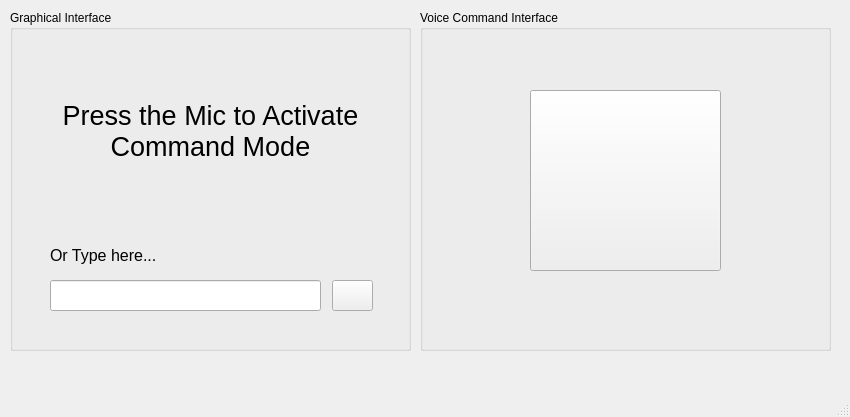
<?xml version="1.0" encoding="UTF-8"?>
<ui version="4.0">
 <class>MainWindow</class>
 <widget class="QMainWindow" name="MainWindow">
  <property name="geometry">
   <rect>
    <x>0</x>
    <y>0</y>
    <width>850</width>
    <height>417</height>
   </rect>
  </property>
  <property name="windowTitle">
   <string>Orchid</string>
  </property>
  <widget class="QWidget" name="centralwidget">
   <widget class="QGroupBox" name="groupBox">
    <property name="geometry">
     <rect>
      <x>10</x>
      <y>10</y>
      <width>401</width>
      <height>341</height>
     </rect>
    </property>
    <property name="title">
     <string>Graphical Interface</string>
    </property>
    <widget class="QLabel" name="label">
     <property name="geometry">
      <rect>
       <x>40</x>
       <y>50</y>
       <width>321</width>
       <height>141</height>
      </rect>
     </property>
     <property name="font">
      <font>
       <pointsize>20</pointsize>
      </font>
     </property>
     <property name="text">
      <string>Press the Mic to Activate Command Mode</string>
     </property>
     <property name="scaledContents">
      <bool>true</bool>
     </property>
     <property name="alignment">
      <set>Qt::AlignCenter</set>
     </property>
     <property name="wordWrap">
      <bool>true</bool>
     </property>
    </widget>
    <widget class="QLineEdit" name="lineEdit">
     <property name="geometry">
      <rect>
       <x>40</x>
       <y>270</y>
       <width>271</width>
       <height>31</height>
      </rect>
     </property>
    </widget>
    <widget class="QLabel" name="label_2">
     <property name="geometry">
      <rect>
       <x>40</x>
       <y>230</y>
       <width>151</width>
       <height>31</height>
      </rect>
     </property>
     <property name="font">
      <font>
       <pointsize>12</pointsize>
      </font>
     </property>
     <property name="text">
      <string>Or Type here...</string>
     </property>
     <property name="scaledContents">
      <bool>true</bool>
     </property>
     <property name="alignment">
      <set>Qt::AlignLeading|Qt::AlignLeft|Qt::AlignVCenter</set>
     </property>
     <property name="wordWrap">
      <bool>true</bool>
     </property>
    </widget>
    <widget class="QPushButton" name="pushButton_2">
     <property name="geometry">
      <rect>
       <x>322</x>
       <y>270</y>
       <width>41</width>
       <height>31</height>
      </rect>
     </property>
     <property name="text">
      <string/>
     </property>
     <property name="icon">
      <iconset resource="photos.qrc">
       <normaloff>:/icons/orchid.png</normaloff>:/icons/orchid.png</iconset>
     </property>
    </widget>
   </widget>
   <widget class="QGroupBox" name="groupBox_2">
    <property name="geometry">
     <rect>
      <x>420</x>
      <y>10</y>
      <width>411</width>
      <height>341</height>
     </rect>
    </property>
    <property name="title">
     <string>Voice Command Interface</string>
    </property>
    <widget class="QPushButton" name="pushButton">
     <property name="geometry">
      <rect>
       <x>110</x>
       <y>80</y>
       <width>191</width>
       <height>181</height>
      </rect>
     </property>
     <property name="text">
      <string/>
     </property>
     <property name="icon">
      <iconset resource="photos.qrc">
       <normaloff>:/icons/mic.gif</normaloff>:/icons/mic.gif</iconset>
     </property>
     <property name="iconSize">
      <size>
       <width>140</width>
       <height>140</height>
      </size>
     </property>
     <property name="autoDefault">
      <bool>false</bool>
     </property>
    </widget>
   </widget>
  </widget>
  <widget class="QMenuBar" name="menubar">
   <property name="geometry">
    <rect>
     <x>0</x>
     <y>0</y>
     <width>850</width>
     <height>26</height>
    </rect>
   </property>
  </widget>
  <widget class="QStatusBar" name="statusbar"/>
 </widget>
 <resources>
  <include location="photos.qrc"/>
 </resources>
 <connections/>
</ui>
